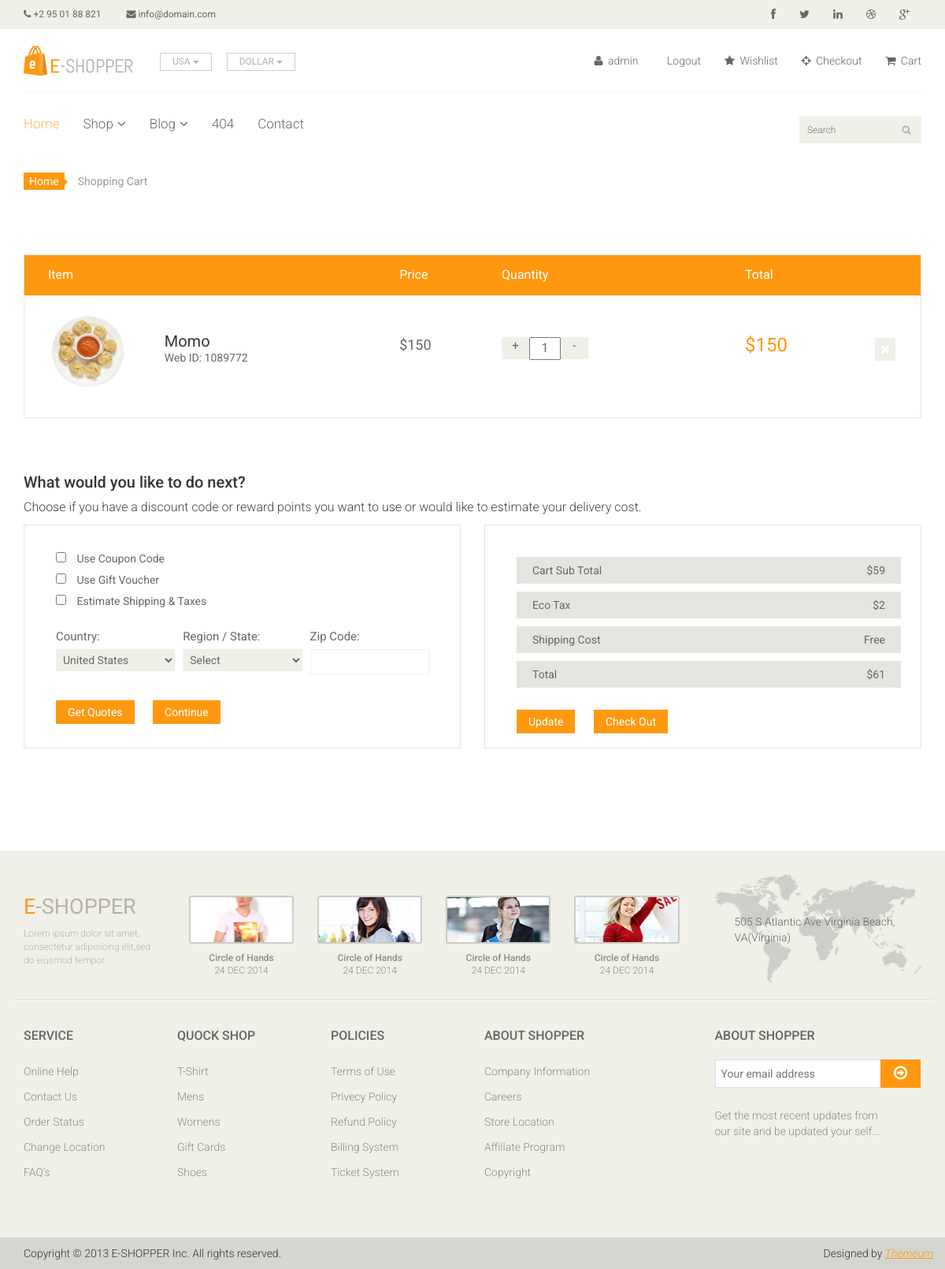
Page /mycart (signed in) on the earlier database version.
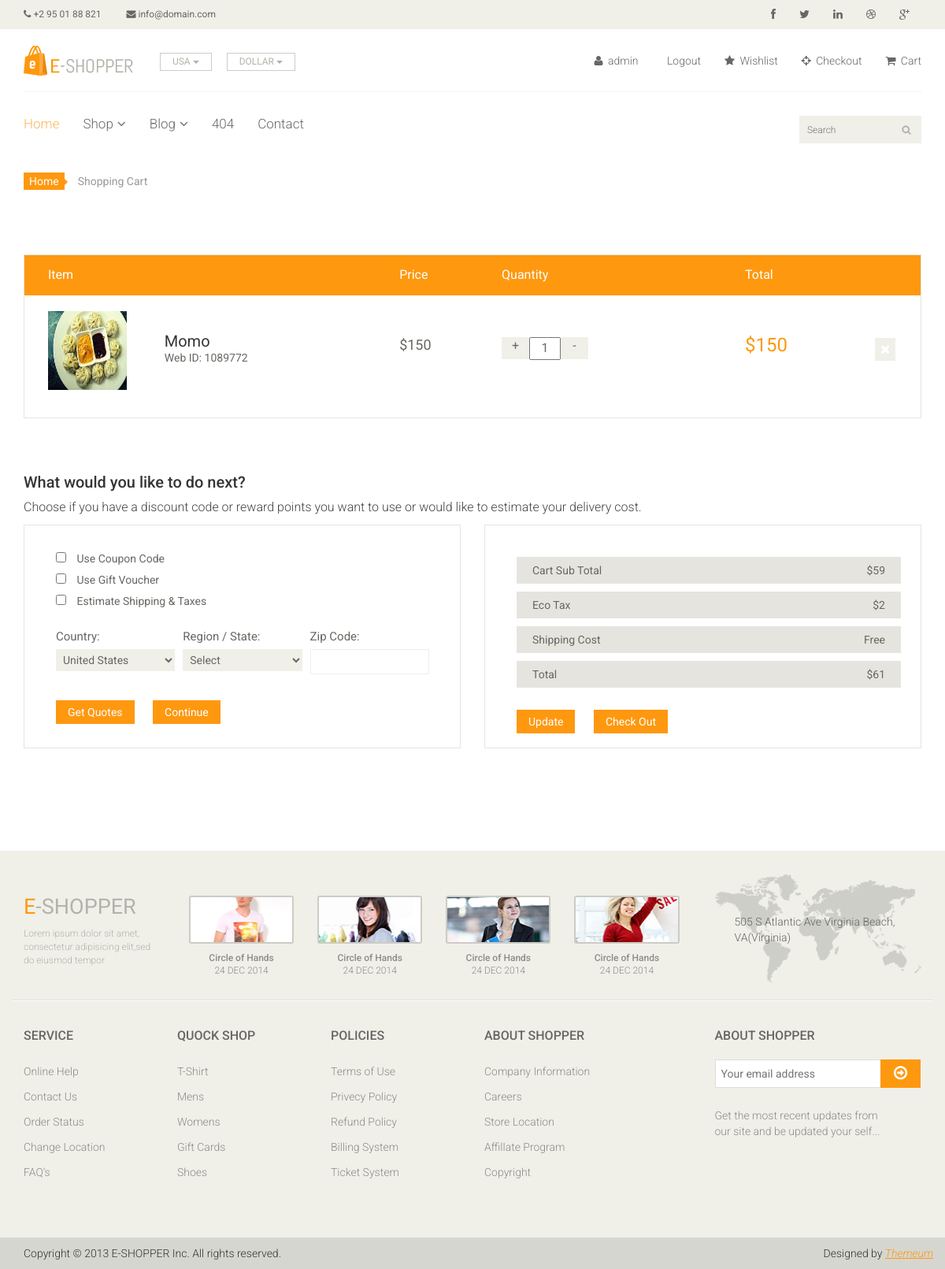
Same page on the later database version.
### home/models.py (models this page shows, shortened)
class Cart(models.Model):
	user = models.ForeignKey(settings.AUTH_USER_MODEL,on_delete = models.CASCADE)
	slug = models.CharField(max_length = 300)
	items =models.ForeignKey(Item,on_delete = models.CASCADE)
	quantity = models.IntegerField(default=1)
	total = models.IntegerField(default = 0)
	checkout = models.BooleanField(default = False)
	def get_deletecart_url(self):
		return reverse("home:deletecart",kwargs = {'slug':self.slug})
	def get_removecart_url(self):
		return reverse("home:removecart",kwargs = {'slug':self.slug})

class Item(models.Model):
	title = models.CharField(max_length=400)
	slug = models.CharField(max_length=500)
	price = models.IntegerField()
	discounted_price = models.IntegerField()
	description = models.TextField()
	image = models.ImageField(upload_to = 'media')
	category = models.ForeignKey(Category,on_delete = models.CASCADE)
	subcategory = models.ForeignKey(SubCategory,on_delete = models.CASCADE)
	status = models.CharField(max_length=40,choices =STATUS,blank = True)
	stock = models.CharField(max_length = 50,choices = STOCK,blank = True)
	labels = models.CharField(max_length=30,choices=LABELS,blank = True)
	def get_cart_url(self):
		return reverse("home:cart",kwargs = {'slug':self.slug})

### home/views.py (the view)
# urls.py: path('mycart', CartView.as_view(), name='mycart'),
class CartView(BaseViews):
	def get(self,request):
		self.views['carts'] = Cart.objects.filter(user = request.user,checkout=False)
		return render(request,'cart.html',self.views)

### templates/cart.html (shortened to what this page needs)
{% extends 'base.html' %}
{% load static %}
{% block content %}
	<section id="cart_items">
		<div class="container">
			<div class="breadcrumbs">
				<ol class="breadcrumb">
				  <li><a href="#">Home</a></li>
				  <li class="active">Shopping Cart</li>
				</ol>
			</div>
			<div class="table-responsive cart_info">
				<table class="table table-condensed">
					<thead>
						<tr class="cart_menu">
							<td class="image">Item</td>
							<td class="description"></td>
							<td class="price">Price</td>
							<td class="quantity">Quantity</td>
							<td class="total">Total</td>
							<td></td>
						</tr>
					</thead>
					<tbody>
						{% for cart in carts %}
						<tr>
							<td class="cart_product">
								<a href=""><img src="{{ cart.items.image.url }}" alt="" height = "100" width = "100"></a>
							</td>
							<td class="cart_description">
								<h4><a href="">{{cart.items.title}}</a></h4>
								<p>Web ID: 1089772</p>
							</td>
							<td class="cart_price">
								<p>${{cart.items.price}}</p>
							</td>
							<td class="cart_quantity">
								<div class="cart_quantity_button">
									<a class="cart_quantity_up" href="{{cart.items.get_cart_url}}"> + </a>
									<input class="cart_quantity_input" type="text" name="quantity" value="{{cart.quantity}}" autocomplete="off" size="2">
									<a class="cart_quantity_down" href="{{cart.get_removecart_url}}"> - </a>
								</div>
							</td>
							<td class="cart_total">
								<p class="cart_total_price">${{cart.total}}</p>
							</td>
							<td class="cart_delete">
								<a class="cart_quantity_delete" href="{{cart.get_deletecart_url}}"><i class="fa fa-times"></i></a>
							</td>
						</tr>
						{% endfor %}
					</tbody>
				</table>
			</div>
		</div>
	</section>
	<section id="do_action">
		<div class="container">
			<div class="heading">
				<h3>What would you like to do next?</h3>
				<p>Choose if you have a discount code or reward points you want to use or would like to estimate your delivery cost.</p>
			</div>
			<div class="row">
				<div class="col-sm-6">
					<div class="chose_area">
						<ul class="user_option">
							<li>
								<input type="checkbox">
								<label>Use Coupon Code</label>
							</li>
							<li>
								<input type="checkbox">
								<label>Use Gift Voucher</label>
							</li>
							<li>
								<input type="checkbox">
								<label>Estimate Shipping & Taxes</label>
							</li>
						</ul>
						<ul class="user_info">
							<li class="single_field">
								<label>Country:</label>
								<select>
									<option>United States</option>
								</select>
							</li>
							<li class="single_field">
								<label>Region / State:</label>
								<select>
									<option>Select</option>
								</select>
							</li>
							<li class="single_field zip-field">
								<label>Zip Code:</label>
								<input type="text">
							</li>
						</ul>
						<a class="btn btn-default update" href="">Get Quotes</a>
						<a class="btn btn-default check_out" href="">Continue</a>
					</div>
				</div>
				<div class="col-sm-6">
					<div class="total_area">
						<ul>
							<li>Cart Sub Total <span>$59</span></li>
							<li>Eco Tax <span>$2</span></li>
							<li>Shipping Cost <span>Free</span></li>
							<li>Total <span>$61</span></li>
						</ul>
							<a class="btn btn-default update" href="">Update</a>
							<a class="btn btn-default check_out" href="">Check Out</a>
					</div>
				</div>
			</div>
		</div>
	</section>
{% endblock %}

Differences in the rows shown:
changed through a linked row, Cart "Momo": items.image: a different picture
